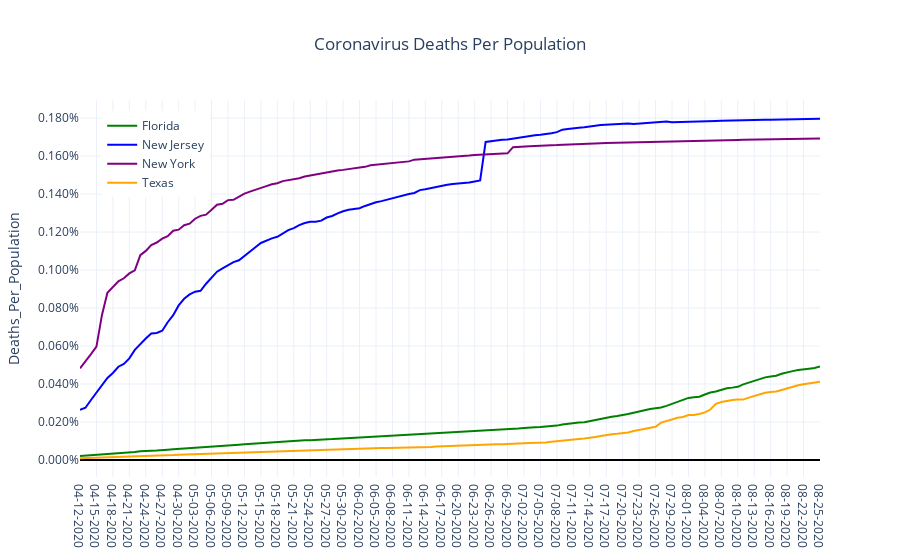

Source (notebook cell):
### Code cell
countries_list = sorted(list(country_df['Country_Region'].unique()))

colors_dict = {'US Only NY':'purple',
              'US Only NJ':'blue',
              'US Only FL':'green',
              'US Only TX':'orange'}

rename_dict = {'US Only NY':'New York',
              'US Only NJ':'New Jersey',
              'US Only FL':'Florida',
              'US Only TX':'Texas'}


data = []

for mycountry in countries_list:
    data.append(go.Scatter(x=country_df[country_df['Country_Region']==mycountry]['Date'],
                               y=country_df[country_df['Country_Region']==mycountry]['Deaths_Per_Population'],
                               name = rename_dict[mycountry],
                               line = {'color':colors_dict[mycountry]}
                          )
                )


layout = go.Layout(
                showlegend = True,
                legend= dict(x=0.03,y=0.97),
                title='Coronavirus Deaths Per Population',
                title_x= 0.5,
                yaxis={'title':'Deaths_Per_Population',
                       'tickformat':'.3%',
                       'zeroline':True,'zerolinecolor':'#000000','zerolinewidth':2.0},
                template='plotly_white')

fig = go.Figure(data=data,layout=layout)


iplot(fig)

### Figure 1 — Plotly figure (JSON) as saved in the notebook; plotly's stock layout.template omitted (floating-point values rounded to 4 significant figures; data arrays with more than 128 entries replaced by an {"elided": "..."} marker saying what was removed)
{"data": [{"line": {"color": "green"}, "name": "Florida", "type": "scatter", "x": {"elided": "136 str values"}, "y": {"elided": "136 float values"}}, {"line": {"color": "blue"}, "name": "New Jersey", "type": "scatter", "x": {"elided": "136 str values"}, "y": {"elided": "136 float values"}}, {"line": {"color": "purple"}, "name": "New York", "type": "scatter", "x": {"elided": "136 str values"}, "y": {"elided": "136 float values"}}, {"line": {"color": "orange"}, "name": "Texas", "type": "scatter", "x": {"elided": "136 str values"}, "y": {"elided": "136 float values"}}], "layout": {"legend": {"x": 0.03, "y": 0.97}, "showlegend": true, "title": {"text": "Coronavirus Deaths Per Population", "x": 0.5}, "yaxis": {"tickformat": ".3%", "title": {"text": "Deaths_Per_Population"}, "zeroline": true, "zerolinecolor": "#000000", "zerolinewidth": 2}}}
